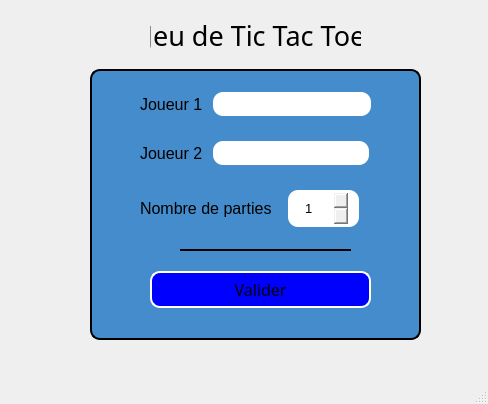
<?xml version="1.0" encoding="UTF-8"?>
<ui version="4.0">
 <class>MainWindow</class>
 <widget class="QMainWindow" name="MainWindow">
  <property name="windowModality">
   <enum>Qt::ApplicationModal</enum>
  </property>
  <property name="geometry">
   <rect>
    <x>0</x>
    <y>0</y>
    <width>488</width>
    <height>404</height>
   </rect>
  </property>
  <property name="acceptDrops">
   <bool>false</bool>
  </property>
  <property name="windowTitle">
   <string>MainWindow</string>
  </property>
  <property name="autoFillBackground">
   <bool>false</bool>
  </property>
  <property name="styleSheet">
   <string notr="true">margin : 0px 0px ;
padding: 0px 0px ;
background-color: qlineargradient(spread:pad, x1:0, y1:0, x2:1, y2:0, stop:0 rgba(170, 170, 255, 255), stop:1 rgba(255, 255, 255, 255));

child {
background-color : none ;
}</string>
  </property>
  <property name="windowFilePath">
   <string/>
  </property>
  <widget class="QWidget" name="centralwidget">
   <property name="autoFillBackground">
    <bool>false</bool>
   </property>
   <property name="styleSheet">
    <string notr="true"/>
   </property>
   <widget class="QLabel" name="label">
    <property name="geometry">
     <rect>
      <x>150</x>
      <y>20</y>
      <width>211</width>
      <height>31</height>
     </rect>
    </property>
    <property name="font">
     <font>
      <family>Tempus Sans ITC</family>
      <pointsize>20</pointsize>
      <weight>50</weight>
      <bold>false</bold>
      <underline>false</underline>
     </font>
    </property>
    <property name="autoFillBackground">
     <bool>false</bool>
    </property>
    <property name="styleSheet">
     <string notr="true">background-color : none ;</string>
    </property>
    <property name="frameShadow">
     <enum>QFrame::Sunken</enum>
    </property>
    <property name="text">
     <string>Jeu de Tic Tac Toe</string>
    </property>
    <property name="alignment">
     <set>Qt::AlignCenter</set>
    </property>
   </widget>
   <widget class="QWidget" name="widget" native="true">
    <property name="geometry">
     <rect>
      <x>90</x>
      <y>69</y>
      <width>331</width>
      <height>271</height>
     </rect>
    </property>
    <property name="autoFillBackground">
     <bool>false</bool>
    </property>
    <property name="styleSheet">
     <string notr="true">QWidget #widget { 
border : 2px solid black ;
background-color: #448ccb ;
border-radius : 10px ;
opacity : 75% ;
box-shadow : 2px ;
}

</string>
    </property>
    <widget class="QWidget" name="horizontalWidget_2" native="true">
     <property name="geometry">
      <rect>
       <x>0</x>
       <y>10</y>
       <width>331</width>
       <height>51</height>
      </rect>
     </property>
     <property name="styleSheet">
      <string notr="true">background-color : none ;</string>
     </property>
     <layout class="QHBoxLayout" name="horizontalLayout_2">
      <property name="leftMargin">
       <number>50</number>
      </property>
      <property name="topMargin">
       <number>5</number>
      </property>
      <property name="rightMargin">
       <number>50</number>
      </property>
      <property name="bottomMargin">
       <number>5</number>
      </property>
      <item>
       <widget class="QLabel" name="label_3">
        <property name="font">
         <font>
          <pointsize>12</pointsize>
         </font>
        </property>
        <property name="styleSheet">
         <string notr="true">QLabel{
border : none ;
background-color : none ;
}</string>
        </property>
        <property name="text">
         <string>Joueur 1 </string>
        </property>
       </widget>
      </item>
      <item>
       <widget class="QLineEdit" name="lineEdit_2">
        <property name="styleSheet">
         <string notr="true">background-color: rgb(255, 255, 255) ;
border : inherit ;
border-radius : 10px ;
font-size: 15px ;
padding : 2px 10px;</string>
        </property>
       </widget>
      </item>
     </layout>
    </widget>
    <widget class="QWidget" name="horizontalWidget" native="true">
     <property name="geometry">
      <rect>
       <x>0</x>
       <y>60</y>
       <width>329</width>
       <height>49</height>
      </rect>
     </property>
     <property name="whatsThis">
      <string>background-color : none ;
</string>
     </property>
     <property name="styleSheet">
      <string notr="true">background-color : none ;</string>
     </property>
     <layout class="QHBoxLayout" name="horizontalLayout">
      <property name="leftMargin">
       <number>50</number>
      </property>
      <property name="topMargin">
       <number>1</number>
      </property>
      <property name="rightMargin">
       <number>50</number>
      </property>
      <property name="bottomMargin">
       <number>1</number>
      </property>
      <item>
       <widget class="QLabel" name="label_2">
        <property name="font">
         <font>
          <pointsize>12</pointsize>
         </font>
        </property>
        <property name="styleSheet">
         <string notr="true">border : none ;
background-color : none ;

</string>
        </property>
        <property name="text">
         <string>Joueur 2 </string>
        </property>
       </widget>
      </item>
      <item>
       <widget class="QLineEdit" name="lineEdit">
        <property name="styleSheet">
         <string notr="true">background-color: rgb(255, 255, 255) ;
border-radius : 10px ;
border : inherit ;
font-size: 15px ;
padding : 2px 10px;</string>
        </property>
       </widget>
      </item>
     </layout>
    </widget>
    <widget class="QWidget" name="horizontalWidget3" native="true">
     <property name="geometry">
      <rect>
       <x>0</x>
       <y>110</y>
       <width>329</width>
       <height>59</height>
      </rect>
     </property>
     <property name="styleSheet">
      <string notr="true">background-color : none ;</string>
     </property>
     <layout class="QHBoxLayout" name="horizontalLayout_3">
      <property name="leftMargin">
       <number>50</number>
      </property>
      <property name="topMargin">
       <number>1</number>
      </property>
      <property name="rightMargin">
       <number>50</number>
      </property>
      <property name="bottomMargin">
       <number>1</number>
      </property>
      <item>
       <widget class="QLabel" name="label_4">
        <property name="font">
         <font>
          <pointsize>12</pointsize>
         </font>
        </property>
        <property name="styleSheet">
         <string notr="true">background-color : none ;
border : none ;</string>
        </property>
        <property name="text">
         <string>Nombre de parties</string>
        </property>
       </widget>
      </item>
      <item>
       <widget class="QSpinBox" name="spinBox">
        <property name="font">
         <font>
          <pointsize>10</pointsize>
         </font>
        </property>
        <property name="autoFillBackground">
         <bool>false</bool>
        </property>
        <property name="styleSheet">
         <string notr="true">margin : 0px 10px ; 
padding : 10px 15px ;
background-color : none ;
border-radius : 10px;</string>
        </property>
        <property name="showGroupSeparator" stdset="0">
         <bool>false</bool>
        </property>
        <property name="minimum">
         <number>1</number>
        </property>
        <property name="maximum">
         <number>11</number>
        </property>
        <property name="singleStep">
         <number>2</number>
        </property>
       </widget>
      </item>
     </layout>
    </widget>
    <widget class="QWidget" name="horizontalWidget3_2" native="true">
     <property name="geometry">
      <rect>
       <x>10</x>
       <y>190</y>
       <width>321</width>
       <height>61</height>
      </rect>
     </property>
     <property name="styleSheet">
      <string notr="true">background-color : none ;</string>
     </property>
     <layout class="QHBoxLayout" name="horizontalLayout_4">
      <property name="leftMargin">
       <number>50</number>
      </property>
      <property name="topMargin">
       <number>1</number>
      </property>
      <property name="rightMargin">
       <number>50</number>
      </property>
      <property name="bottomMargin">
       <number>1</number>
      </property>
      <item>
       <widget class="QPushButton" name="pushButton">
        <property name="font">
         <font>
          <family>Lucida Handwriting</family>
          <pointsize>12</pointsize>
         </font>
        </property>
        <property name="autoFillBackground">
         <bool>false</bool>
        </property>
        <property name="styleSheet">
         <string notr="true">#pushButton{
border : 2px inset white ;
padding : 5px px ;
background-color : blue ;
border-radius:10px ;
}

#pushButton:hover {
	background-color : green ;
border : 2px inset white ;
padding : 5px px ;

border-radius:10px ;
}</string>
        </property>
        <property name="text">
         <string>Valider</string>
        </property>
        <property name="checkable">
         <bool>false</bool>
        </property>
       </widget>
      </item>
     </layout>
    </widget>
    <widget class="Line" name="line">
     <property name="geometry">
      <rect>
       <x>90</x>
       <y>180</y>
       <width>171</width>
       <height>2</height>
      </rect>
     </property>
     <property name="styleSheet">
      <string notr="true">background-color: rgb(0, 0, 0);</string>
     </property>
     <property name="orientation">
      <enum>Qt::Horizontal</enum>
     </property>
    </widget>
   </widget>
  </widget>
  <widget class="QStatusBar" name="statusbar"/>
 </widget>
 <tabstops>
  <tabstop>lineEdit_2</tabstop>
  <tabstop>lineEdit</tabstop>
  <tabstop>spinBox</tabstop>
 </tabstops>
 <resources/>
 <connections/>
</ui>
